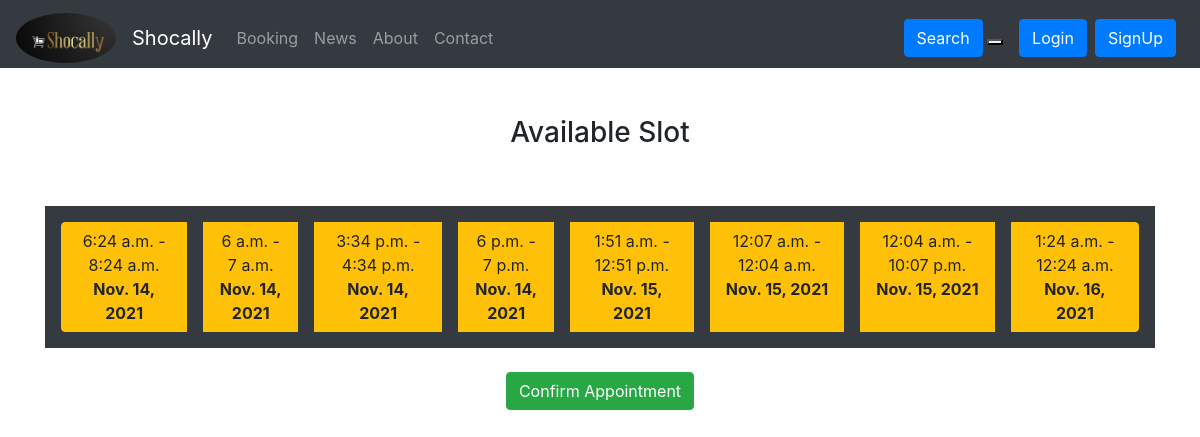
The page /booking/ItemBookPage/3 on the database its author committed.
### booking/models.py (models this page shows, shortened)
class TimeSlot(models.Model):
    seller = models.ForeignKey(Seller,on_delete=models.CASCADE) # one to many relationship
    starting_time = models.TimeField()
    ending_time = models.TimeField()
    max_booking = models.IntegerField(default=0)             #how many person can book at that time/slot
    bookingDate = models.DateField(auto_now_add=True,blank=True)

### booking/views.py (the view)
# urls.py: path("ItemBookPage/<int:itemId>", views.ItemBookPage, name="ItemBookPage"),
def ItemBookPage(request,itemId):
    item = BookingItem.objects.get(id=itemId)
    timeSlot = TimeSlot.objects.filter(seller=item.seller)
    return render(request,'booking/itemBookingPage.html',{'item':item, 'timeSlot':timeSlot})

### templates/booking/itemBookingPage.html (shortened to what this page needs)
{% extends 'base.html' %}
{% load static %}
{% block body %}
<div class="container">
  <form id='main' action="/booking/appointmentBook/"  method="post">
  <div class="text-center p-5 ">
    <h3>Available Slot</h3>
  </div>
  <div class="btn-group btn-group-toggle d-flex bg-dark p-2" data-toggle="buttons">
    {% for i in timeSlot %}
    {% if i.max_booking > 0 %}
      <label class="btn btn-warning m-2">
        <input type="radio" class="timeslot" name="options" id="slot{{i.id}}" onclick="javascript:updateSlot({{i.id}});"> {{i.starting_time}} - {{i.ending_time}} <br> <b>{{i.bookingDate}}</b>
      </label>
    {% endif %}
    {% endfor %}
  </div>
  <div class="text-center">
  <button type="submit" class="btn my-4 btn-success">Confirm Appointment</button>
  </div>
  </form>
</div>
{% endblock %}

### rows shown on the page
TimeSlot: starting_time "6:24 a.m.", ending_time "8:24 a.m.", bookingDate "Nov. 14, 2021"
TimeSlot: starting_time "6 a.m.", ending_time "7 a.m.", bookingDate "Nov. 14, 2021"
TimeSlot: starting_time "3:34 p.m.", ending_time "4:34 p.m.", bookingDate "Nov. 14, 2021"
TimeSlot: starting_time "6 p.m.", ending_time "7 p.m.", bookingDate "Nov. 14, 2021"
TimeSlot: starting_time "1:51 a.m.", ending_time "12:51 p.m.", bookingDate "Nov. 15, 2021"
TimeSlot: starting_time "12:07 a.m.", ending_time "12:04 a.m.", bookingDate "Nov. 15, 2021"
TimeSlot: starting_time "12:04 a.m.", ending_time "10:07 p.m.", bookingDate "Nov. 15, 2021"
TimeSlot: starting_time "1:24 a.m.", ending_time "12:24 a.m.", bookingDate "Nov. 16, 2021"
